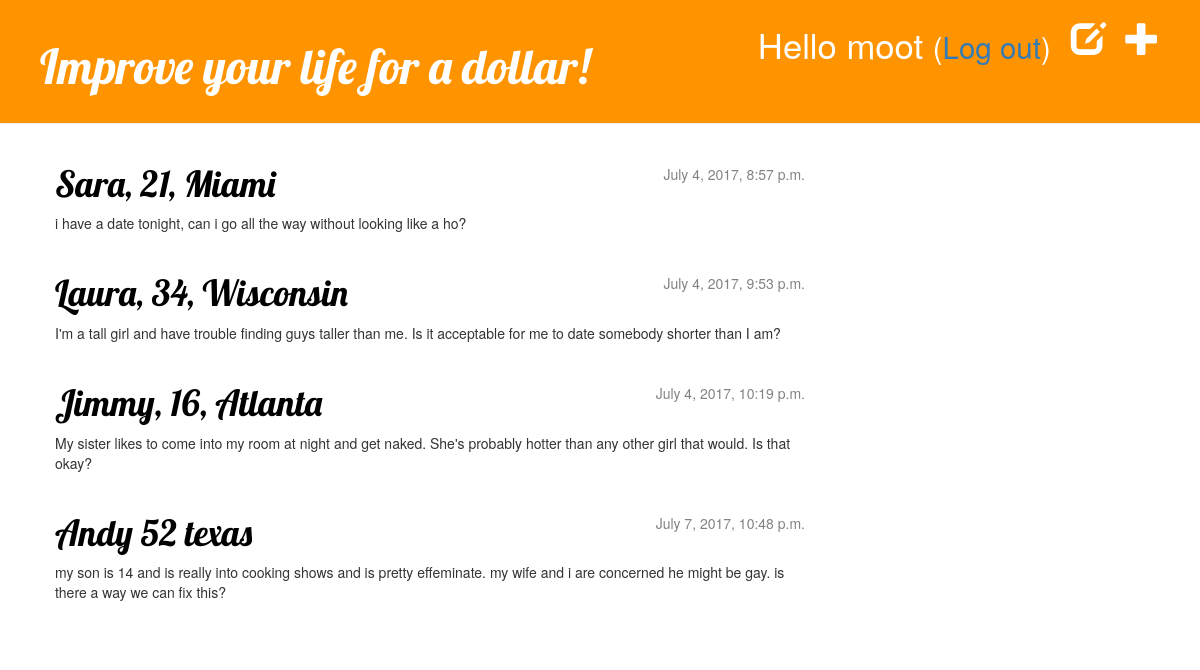
The app's page / (signed in) with its own data.
### blog/models.py (models this page shows, shortened)
class Post(models.Model):
    author = models.ForeignKey('auth.User')
    title = models.CharField(max_length=200)
    text = models.TextField()
    created_date = models.DateTimeField(
            default=timezone.now)
    published_date = models.DateTimeField(
            blank=True, null=True)

### blog/views.py (the view)
# urls.py: url(r'^$', views.post_list, name='post_list'),
def post_list(request):
    posts = Post.objects.filter(published_date__lte=timezone.now()).order_by('published_date')
    return render(request, 'blog/post_list.html', {'posts': posts})

### blog/templates/blog/post_list.html
{% extends 'blog/base.html' %}
{% block content %}
    {% for post in posts %}
        <div class="post">
            <div class="date">
                {{ post.published_date }}
            </div>
            <h1><a href="{% url 'post_detail' pk=post.pk %}">{{ post.title }}</a></h1>
            <p>{{ post.text|linebreaksbr }}</p>
        </div>
    {% endfor %}
{% endblock content %}

### blog/templates/blog/base.html (shortened to what this page needs)
{% load staticfiles %}
<html>
    <head>
        <link rel="stylesheet" href="//maxcdn.bootstrapcdn.com/bootstrap/3.2.0/css/bootstrap.min.css">
        <link rel="stylesheet" href="//maxcdn.bootstrapcdn.com/bootstrap/3.2.0/css/bootstrap-theme.min.css">
        <link rel="stylesheet" href="{% static 'css/blog.css' %}">
    </head>
<body>
    <div class="page-header">
        {% if user.is_authenticated %}
            <a href="{% url 'post_new' %}" class="top-menu"><span class="glyphicon glyphicon-plus"></span></a>
            <a href="{% url 'post_draft_list' %}" class="top-menu"><span class="glyphicon glyphicon-edit"></span></a>
            <p class="top-menu">Hello {{ user.username }} <small>(<a href="{% url 'logout' %}">Log out</a>)</small></p>
        {% else %}
            <a href="{% url 'login' %}" class="top-menu"><span class="glyphicon glyphicon-lock"></span></a>
        {% endif %}
            <h1><a href="/">Improve your life for a dollar!</a></h1>
    </div>
    <div class="content container">
        <div class="row">
            <div class="col-md-8">
            {% block content %}
            {% endblock %}
            </div>
        </div>
    </div>
</body>
</html>

### blog/static/css/blog.css (style rules this page uses)
.page-header { background-color: #ff9400; margin-top: 0; padding: 20px 20px 20px 40px; }
.page-header h1, .page-header h1 a, .page-header h1 a:visited, .page-header h1 a:active { color: #ffffff; font-size: 36pt; text-decoration: none; }
.content { margin-left: 40px; }
h1, h2, h3, h4 { font-family: 'Lobster', cursive; }
.date { color: #828282; float: right; }
.top-menu, .top-menu:hover, .top-menu:visited { color: #ffffff; float: right; font-size: 26pt; margin-right: 20px; }
.post { margin-bottom: 40px; }
.post h1 a, .post h1 a:visited { color: #000000; }

### records on screen
Post: published_date "July 4, 2017, 8:57 p.m.", title "Sara, 21, Miami", text "i have a date tonight, can i go all the way without looking like a ho?"
Post: published_date "July 4, 2017, 9:53 p.m.", title "Laura, 34, Wisconsin", text "I'm a tall girl and have trouble finding guys taller than me. Is it acceptable for me to date somebody shorter than I am?"
Post: published_date "July 4, 2017, 10:19 p.m.", title "Jimmy, 16, Atlanta", text "My sister likes to come into my room at night and get naked. She's probably hotter than any other girl that would. Is that okay?"
Post: published_date "July 7, 2017, 10:48 p.m.", title "Andy 52 texas", text "my son is 14 and is really into cooking shows and is pretty effeminate. my wife and i are concerned he might be gay. is there a way we can fix this?"

### other values on screen
{{ user.username }} "moot"
